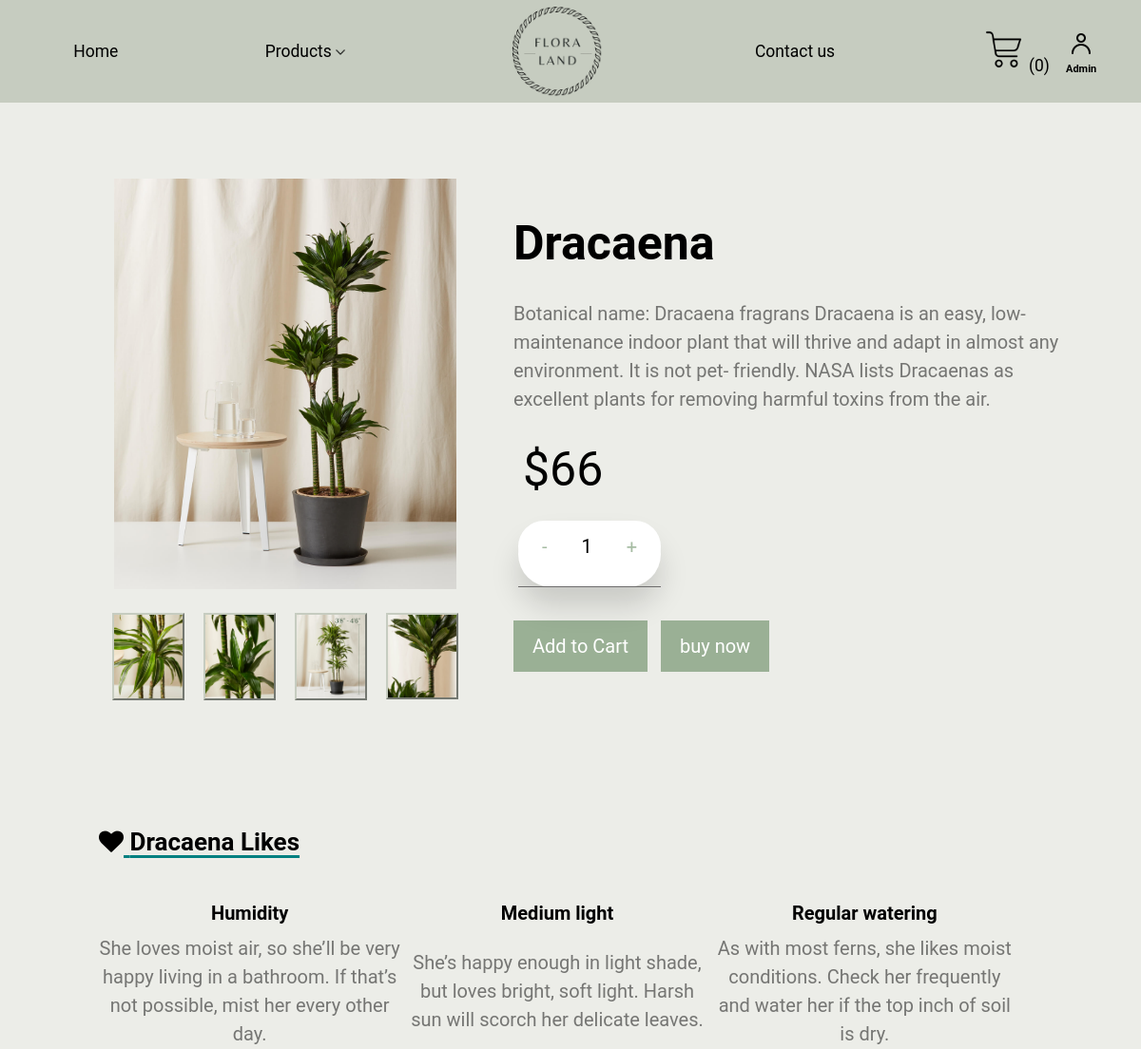
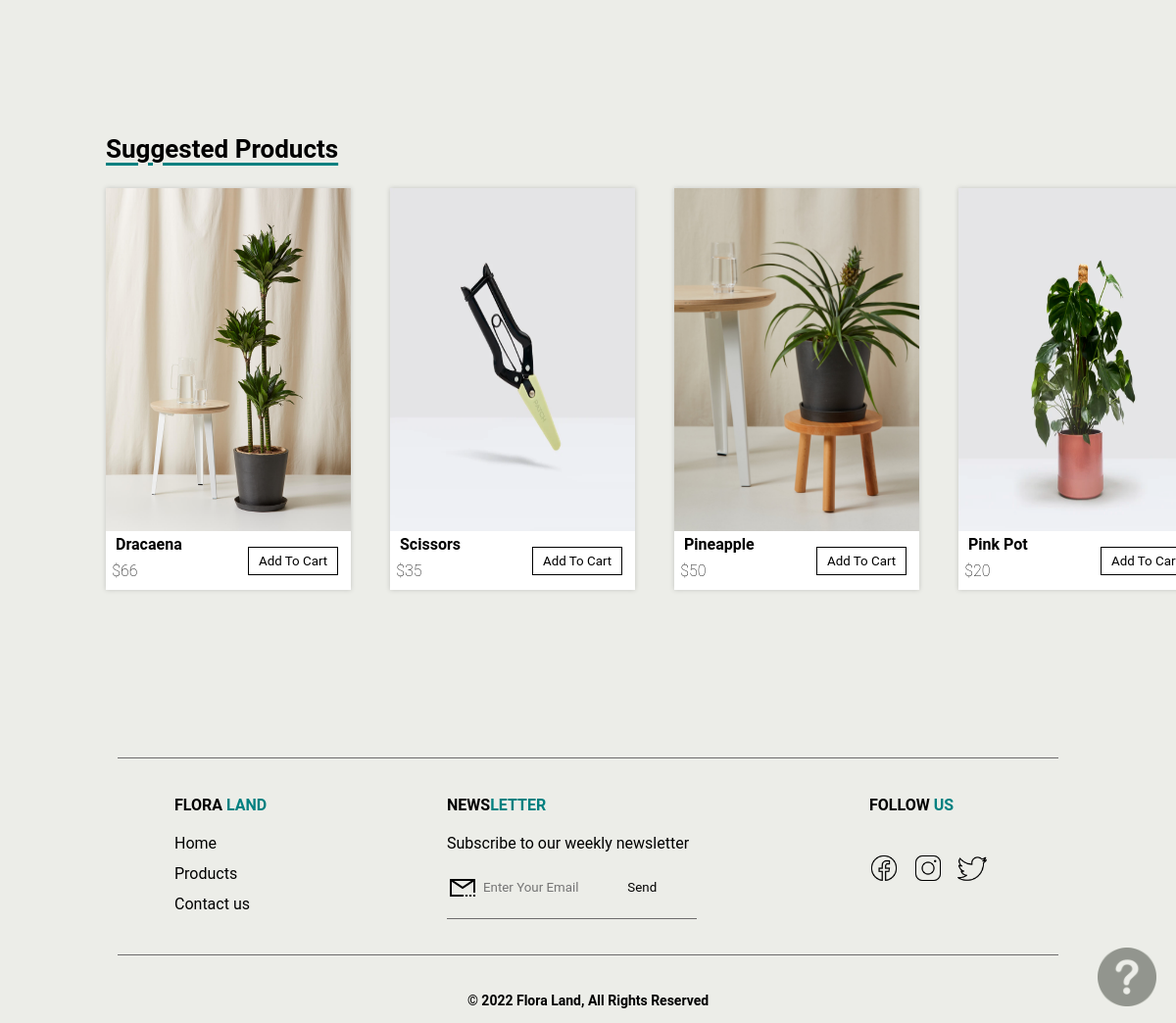
The page /Code/productDetails.php?pid=3 on the database its author committed (2 pictures, top to bottom).
### tables this page shows
CREATE TABLE `products` (
  `PID` int(11) NOT NULL,
  `PName` varchar(30) NOT NULL,
  `PPrice` decimal(10,0) NOT NULL,
  `PStock` int(11) NOT NULL,
  `PCategory` varchar(30) NOT NULL,
  `P_Description` varchar(1000) NOT NULL,
  `Pic1` varchar(30) NOT NULL,
  `Pic2` varchar(30) NOT NULL,
  `Pic3` varchar(30) NOT NULL,
  `Pic4` varchar(30) NOT NULL,
  `Pic5` varchar(30) NOT NULL
);

### Code/productDetails.php (the view, shortened to what this page needs)
<!DOCTYPE html>
<html lang="en">
<head>
    <link rel="stylesheet" href="./product.css">
    <link href="https://stackpath.bootstrapcdn.com/font-awesome/4.7.0/css/font-awesome.min.css" rel="stylesheet">
</head>
<body>
    <?php
    include('includes/header.php');
    include('includes/db-con.php');
    include('includes/helpPopup.php');
    ?>
    <?php
            $pid = $_GET['pid'];
            $sql = "SELECT * FROM Products WHERE PID= $pid;";
            $result= mysqli_query($conn, $sql);
            $row = mysqli_fetch_assoc($result);
            $imgUrl = "img/".$row['Pic1'];
            $PDes = $row['P_Description'];
            $PName = $row['PName'];
            $PPrice = $row['PPrice'];
            $PStock = $row['PStock'];
            $PCategory = $row['PCategory'];
    echo "
        <section class='product-section'>
        <div class='left'>
        <div class='big-img'>
            <img src=$imgUrl alt=$PName>
            </div>";
        $sql = "SELECT Pic2, Pic3, Pic4, Pic5 FROM products WHERE PID= $pid;";
        $result= mysqli_query($conn, $sql);
        $row = mysqli_fetch_row($result);
        echo "<div class='images'>";
        for($i=0 ; $i<=3; $i++){
            echo"
                <div class='smll-img'>
                    <img src='img/".$row[$i]."' onclick='showImg(this.src)' >
                </div>";
        }
        echo "
        </div>
        </div>
            <div class='product-detail' style='width: 50vw;'>
                <h1 class='product-title'> $PName </h1>
                <p class='product-des'> $PDes</p>
                <p class='prices'>$$PPrice</p>
                <div class='quantity' style='width: 12.5vw;'>
                <form action='productDetails.php?pid=".$pid."' id='prodForm' method='post' style='width: 30vw;'>
                    <button  id='decrement' onclick='stepper(this)' type='button'> - </button>
                    <input type='number' name='quantity' id='my-input'  min='1' max= $PStock step='1' value='1' readonly>
                    <button id='increment' onclick='stepper(this)' type='button'> + </button>
                    <input type='hidden' name='pname' value=$PName>
                    <input type='hidden' name='pprice' value=$PPrice>
                    <input type='hidden' name='pstock' value=$PStock>
                    <input type='hidden' name='pimg' value=$imgUrl>
                </div>
                <div class='btn-container'>
                    <input class='product-btn buy-btn' name='add' type='submit' value='Add to Cart'>
                    </form>
                    <a href='cart.php?action=buy-now&pid=".$pid."&pname=".$PName."&pstock=".$PStock."&pprice=".$PPrice."&pimg=".$imgUrl."' id= 'buy-link'><button class='product-btn buy-btn' id='buy-btn' type='button' onclick='quantity()'>buy now </button></a>
                </div>
            </div>
        </section> ";
        ?>
    <?php if (strcmp($PCategory,"Plants")==0) { ?>
  <section class="details-des">
        <h1 class="titles"><i class="fa fa-heart" aria-hidden="true"></i> <?php echo $PName; ?> Likes<br></h1><br><br>
        <table class="table-venues">
            <tr>
            <th class="section-title">Humidity</th>
            <th class="section-title">Medium light</th>
            <th class="section-title">Regular watering</th>
            </tr>
            <tr>
                <td class="des">She loves moist air, so she’ll be very happy living in a bathroom. If that’s not possible, mist her every other day.</td>
                <td class="des">She’s happy enough in light shade, but loves bright, soft light. Harsh sun will scorch her delicate leaves.</td>
                <td class="des">As with most ferns, she likes moist conditions. Check her frequently and water her if the top inch of soil is dry.</td>
            </tr>
        </table>
    </section>
    <?php } ?>
        <br><br><br><br>
<section id="second">
    <div class="container">
        <h2 class="title">Suggested Products</h2>
        <div class="product-container">
        <?php
        $sql = "SELECT * FROM Products order by rand();";
        $result= mysqli_query($conn, $sql);
        for($i=1 ; $i<=4; $i++){
            $row = mysqli_fetch_assoc($result);
            $pid = $row['PID'];
            $imgUrl = "img/".$row['Pic1'];
            $pname = $row['PName'];
            $pprice = $row ['PPrice'];
        echo "<div class='product-card'>
                <div class='product-img'>
                    <a href='productDetails.php?pid=".$pid."'><img src=$imgUrl alt=$pname></a>
                </div>
                <h3 class='card-name'>$pname</h3>
                <form action='index.php?pid=".$pid."' method='post' style='border:0px;'>
                <input type='hidden' name='pname' value=$pname>
                <input type='hidden' name='pprice' value=$pprice>
                <input type='hidden' name='pimg' value=$imgUrl>
                <input type='hidden' name='quantity' value=1>
                <button class='card-btn' name='add' type='submit'>Add to Cart</button>
                </form>
                <h4 class='price'>$$pprice</h4>
            </div>";
        }
        ?>
    </div>
    </div>
</section>
    <br><br><br><br>
    <footer>
    <hr><br><br>
    <div class="row">
        <div class="col">
            <p class="title">FLORA <span>LAND</span></p>
            <ul class="pages">
                <li><a href="index.php">Home</a></li>
                <li><a href="AllProductPage.php">Products</a></li>
                <li><a href="contact.php">Contact us</a></li>
            </ul>
        </div>
        <div class="col">
            <p class="title">NEWS<span>LETTER</span></p>
            <p class="col2-txt">Subscribe to our weekly newsletter </p>
            <form>
                <img src="img/letter.png" alt="newsletter">
                <input id="email" name="email" type="email" placeholder="Enter Your Email" required is-email>
                <input type="button" value="Send" style="color: black;">
            </form>
        </div>
        <div class="col">
            <p class="title">FOLLOW<span> US</span></p>
            <div class="social">
                <ul class="social-icons">
                    <li><a href="https://www.facebook.com/"><img src="img/facebook.png" alt="facebook"></a></li>
                    <li><a href="https://www.instagram.com/"><img src="img/instagram.png" alt="Instagram"></a></li>
                    <li><a href="https://twitter.com/?lang=en"><img src="img/twitter.png" alt="Twitter"></a></li>
                </ul>
            </div>
        </div>
    </div>
    <hr><br><br>
    <p class="copyright"><strong>&copy; 2022 Flora Land, All Rights Reserved</strong></p>
</footer>
</body>
</html>

### rows shown on the page
products: Pic1+PName (picture), Pic2 (picture), Pic3 (picture), Pic4 (picture), Pic5 (picture), PName "Dracaena", P_Description "Botanical name: Dracaena fragrans Dracaena is an easy, low- maintenance indoor plant that will thrive and adapt in almost any environment. It is not pet- friendly. NASA lists Dracaenas as excellent plants for removing harmful toxins from the air.", PPrice "66"
products: Pic1 (picture), PName "Scissors", PPrice "35"
products: Pic1 (picture), PName "Pineapple", PPrice "50"
products: Pic1 (picture), PName "Pink Pot", PPrice "20"

### other values the page prints
$c_count "0"
